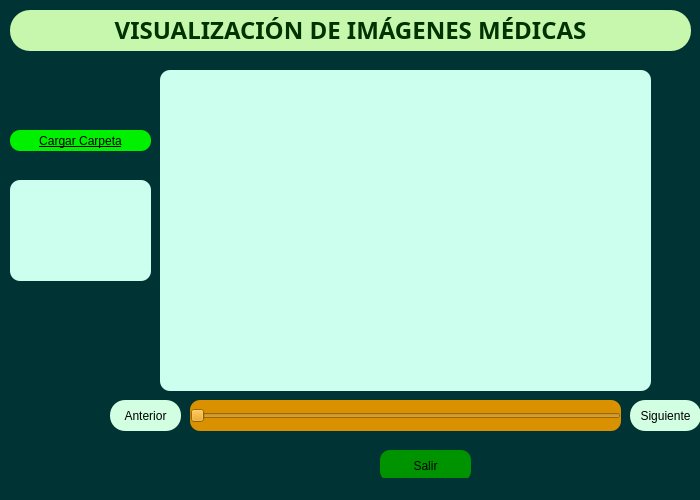
<?xml version="1.0" encoding="UTF-8"?>
<ui version="4.0">
 <class>MainWindow</class>
 <widget class="QMainWindow" name="MainWindow">
  <property name="geometry">
   <rect>
    <x>0</x>
    <y>0</y>
    <width>700</width>
    <height>500</height>
   </rect>
  </property>
  <property name="minimumSize">
   <size>
    <width>700</width>
    <height>500</height>
   </size>
  </property>
  <property name="maximumSize">
   <size>
    <width>700</width>
    <height>500</height>
   </size>
  </property>
  <property name="windowTitle">
   <string>MainWindow</string>
  </property>
  <property name="styleSheet">
   <string notr="true">background-color: rgb(0, 51, 51);</string>
  </property>
  <widget class="QWidget" name="centralwidget">
   <widget class="QLabel" name="label">
    <property name="geometry">
     <rect>
      <x>160</x>
      <y>70</y>
      <width>491</width>
      <height>321</height>
     </rect>
    </property>
    <property name="styleSheet">
     <string notr="true">background-color: rgb(205, 255, 239);
border-radius:10px;</string>
    </property>
    <property name="text">
     <string/>
    </property>
   </widget>
   <widget class="QSlider" name="horizontalSlider">
    <property name="geometry">
     <rect>
      <x>190</x>
      <y>400</y>
      <width>431</width>
      <height>31</height>
     </rect>
    </property>
    <property name="styleSheet">
     <string notr="true">background-color: rgb(217, 145, 0);
border-bottom-color: rgb(6, 6, 6);
border-radius:10px;</string>
    </property>
    <property name="orientation">
     <enum>Qt::Horizontal</enum>
    </property>
   </widget>
   <widget class="QPushButton" name="pushButton_2">
    <property name="geometry">
     <rect>
      <x>110</x>
      <y>400</y>
      <width>71</width>
      <height>31</height>
     </rect>
    </property>
    <property name="styleSheet">
     <string notr="true">background-color: rgb(210, 255, 225);
font: 10pt &quot;MS Shell Dlg 2&quot;;
border-radius: 15px; 
padding: 6px;</string>
    </property>
    <property name="text">
     <string>Anterior</string>
    </property>
   </widget>
   <widget class="QLabel" name="label_3">
    <property name="geometry">
     <rect>
      <x>10</x>
      <y>10</y>
      <width>681</width>
      <height>41</height>
     </rect>
    </property>
    <property name="font">
     <font>
      <family>Swis721 Cn BT</family>
      <weight>75</weight>
      <bold>true</bold>
     </font>
    </property>
    <property name="styleSheet">
     <string notr="true">background-color: rgb(199, 247, 173);
border-radius:20px;</string>
    </property>
    <property name="text">
     <string>&lt;html&gt;&lt;head/&gt;&lt;body&gt;&lt;p align=&quot;center&quot;&gt;&lt;span style=&quot; font-size:18pt; color:#003300;&quot;&gt; VISUALIZACIÓN DE IMÁGENES MÉDICAS&lt;/span&gt;&lt;/p&gt;&lt;/body&gt;&lt;/html&gt;</string>
    </property>
   </widget>
   <widget class="QPushButton" name="pushButton_4">
    <property name="geometry">
     <rect>
      <x>380</x>
      <y>450</y>
      <width>91</width>
      <height>31</height>
     </rect>
    </property>
    <property name="styleSheet">
     <string notr="true">background-color: rgb(210, 255, 225);
background-color: rgb(0, 147, 0);
font: 10pt &quot;MS Shell Dlg 2&quot;;
border-radius: 10px;</string>
    </property>
    <property name="text">
     <string>Salir</string>
    </property>
   </widget>
   <widget class="QTextBrowser" name="textBrowser">
    <property name="geometry">
     <rect>
      <x>10</x>
      <y>180</y>
      <width>141</width>
      <height>101</height>
     </rect>
    </property>
    <property name="styleSheet">
     <string notr="true">background-color: rgb(205, 255, 239);
border-radius:10px;</string>
    </property>
    <property name="html">
     <string>&lt;!DOCTYPE HTML PUBLIC &quot;-//W3C//DTD HTML 4.0//EN&quot; &quot;http://www.w3.org/TR/REC-html40/strict.dtd&quot;&gt;
&lt;html&gt;&lt;head&gt;&lt;meta name=&quot;qrichtext&quot; content=&quot;1&quot; /&gt;&lt;style type=&quot;text/css&quot;&gt;
p, li { white-space: pre-wrap; }
&lt;/style&gt;&lt;/head&gt;&lt;body style=&quot; font-family:'MS Shell Dlg 2'; font-size:8.25pt; font-weight:400; font-style:normal;&quot;&gt;
&lt;p style=&quot;-qt-paragraph-type:empty; margin-top:0px; margin-bottom:0px; margin-left:0px; margin-right:0px; -qt-block-indent:0; text-indent:0px;&quot;&gt;&lt;br /&gt;&lt;/p&gt;&lt;/body&gt;&lt;/html&gt;</string>
    </property>
   </widget>
   <widget class="QPushButton" name="pushButton">
    <property name="geometry">
     <rect>
      <x>10</x>
      <y>130</y>
      <width>141</width>
      <height>21</height>
     </rect>
    </property>
    <property name="styleSheet">
     <string notr="true">background-color: rgb(0, 241, 0);
font: 14pt &quot;MS Shell Dlg 2&quot;;
text-decoration: underline;
border-radius:10px;
 </string>
    </property>
    <property name="text">
     <string>Cargar Carpeta</string>
    </property>
   </widget>
   <widget class="QPushButton" name="pushButton_3">
    <property name="geometry">
     <rect>
      <x>630</x>
      <y>400</y>
      <width>71</width>
      <height>31</height>
     </rect>
    </property>
    <property name="styleSheet">
     <string notr="true">background-color: rgb(210, 255, 225);
font: 10pt &quot;MS Shell Dlg 2&quot;;
border-radius: 15px; 
padding: 6px;</string>
    </property>
    <property name="text">
     <string>Siguiente</string>
    </property>
   </widget>
  </widget>
  <widget class="QMenuBar" name="menubar">
   <property name="geometry">
    <rect>
     <x>0</x>
     <y>0</y>
     <width>700</width>
     <height>21</height>
    </rect>
   </property>
  </widget>
  <widget class="QStatusBar" name="statusbar"/>
 </widget>
 <resources/>
 <connections/>
</ui>
